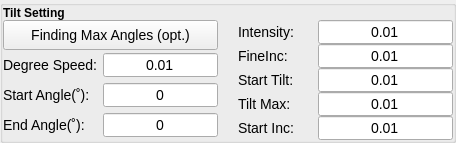
                         <widget class="QGroupBox" name="groupBox_9">
                          <property name="styleSheet">
                           <string notr="true">font-size:14px;
font-weight:100;</string>
                          </property>
                          <property name="title">
                           <string/>
                          </property>
                          <layout class="QVBoxLayout" name="verticalLayout_17" stretch="0,0">
                           <property name="spacing">
                            <number>0</number>
                           </property>
                           <property name="leftMargin">
                            <number>0</number>
                           </property>
                           <property name="topMargin">
                            <number>0</number>
                           </property>
                           <property name="rightMargin">
                            <number>0</number>
                           </property>
                           <property name="bottomMargin">
                            <number>0</number>
                           </property>
                           <item>
                            <widget class="QLabel" name="title_2">
                             <property name="styleSheet">
                              <string notr="true">    font-weight: bold;
	font-size: 9pt</string>
                             </property>
                             <property name="text">
                              <string>Tilt Setting</string>
                             </property>
                            </widget>
                           </item>
                           <item>
                            <layout class="QVBoxLayout" name="verticalLayout_10" stretch="3">
                             <item>
                              <layout class="QVBoxLayout" name="verticalLayout_9" stretch="0">
                               <item>
                                <layout class="QHBoxLayout" name="horizontalLayout_47" stretch="1,1">
                                 <property name="spacing">
                                  <number>20</number>
                                 </property>
                                 <item>
                                  <layout class="QVBoxLayout" name="verticalLayout_20">
                                   <property name="spacing">
                                    <number>0</number>
                                   </property>
                                   <property name="rightMargin">
                                    <number>0</number>
                                   </property>
                                   <item>
                                    <widget class="QPushButton" name="pushButton_findangle">
                                     <property name="sizePolicy">
                                      <sizepolicy hsizetype="Minimum" vsizetype="Expanding">
                                       <horstretch>0</horstretch>
                                       <verstretch>0</verstretch>
                                      </sizepolicy>
                                     </property>
                                     <property name="maximumSize">
                                      <size>
                                       <width>16777215</width>
                                       <height>100</height>
                                      </size>
                                     </property>
                                     <property name="styleSheet">
                                      <string notr="true"/>
                                     </property>
                                     <property name="text">
                                      <string>Finding Max Angles (opt.)</string>
                                     </property>
                                    </widget>
                                   </item>
                                   <item>
                                    <layout class="QHBoxLayout" name="horizontalLayout_41">
                                     <property name="spacing">
                                      <number>0</number>
                                     </property>
                                     <item>
                                      <widget class="QLabel" name="label_23">
                                       <property name="sizePolicy">
                                        <sizepolicy hsizetype="Preferred" vsizetype="Expanding">
                                         <horstretch>0</horstretch>
                                         <verstretch>0</verstretch>
                                        </sizepolicy>
                                       </property>
                                       <property name="minimumSize">
                                        <size>
                                         <width>100</width>
                                         <height>0</height>
                                        </size>
                                       </property>
                                       <property name="styleSheet">
                                        <string notr="true"/>
                                       </property>
                                       <property name="text">
                                        <string>Degree Speed:</string>
                                       </property>
                                      </widget>
                                     </item>
                                     <item>
                                      <widget class="QLineEdit" name="lineEdit_tiltspeed">
                                       <property name="text">
                                        <string>0.01</string>
                                       </property>
                                       <property name="alignment">
                                        <set>Qt::AlignCenter</set>
                                       </property>
                                      </widget>
                                     </item>
                                    </layout>
                                   </item>
                                   <item>
                                    <layout class="QHBoxLayout" name="horizontalLayout_39">
                                     <property name="spacing">
                                      <number>0</number>
                                     </property>
                                     <item>
                                      <widget class="QLabel" name="label_19">
                                       <property name="sizePolicy">
                                        <sizepolicy hsizetype="Preferred" vsizetype="Expanding">
                                         <horstretch>0</horstretch>
                                         <verstretch>0</verstretch>
                                        </sizepolicy>
                                       </property>
                                       <property name="minimumSize">
                                        <size>
                                         <width>100</width>
                                         <height>0</height>
                                        </size>
                                       </property>
                                       <property name="styleSheet">
                                        <string notr="true"/>
                                       </property>
                                       <property name="text">
                                        <string>Start Angle(˚):</string>
                                       </property>
                                      </widget>
                                     </item>
                                     <item>
                                      <widget class="QLineEdit" name="lineEdit_startangle">
                                       <property name="text">
                                        <string>0</string>
                                       </property>
                                       <property name="alignment">
                                        <set>Qt::AlignCenter</set>
                                       </property>
                                      </widget>
                                     </item>
                                    </layout>
                                   </item>
                                   <item>
                                    <layout class="QHBoxLayout" name="horizontalLayout_40">
                                     <property name="spacing">
                                      <number>0</number>
                                     </property>
                                     <item>
                                      <widget class="QLabel" name="label_22">
                                       <property name="sizePolicy">
                                        <sizepolicy hsizetype="Preferred" vsizetype="Expanding">
                                         <horstretch>0</horstretch>
                                         <verstretch>0</verstretch>
                                        </sizepolicy>
                                       </property>
                                       <property name="minimumSize">
                                        <size>
                                         <width>100</width>
                                         <height>0</height>
                                        </size>
                                       </property>
                                       <property name="styleSheet">
                                        <string notr="true"/>
                                       </property>
                                       <property name="text">
                                        <string>End Angle(˚):</string>
                                       </property>
                                      </widget>
                                     </item>
                                     <item>
                                      <widget class="QLineEdit" name="lineEdit_endangle">
                                       <property name="text">
                                        <string>0</string>
                                       </property>
                                       <property name="alignment">
                                        <set>Qt::AlignCenter</set>
                                       </property>
                                      </widget>
                                     </item>
                                    </layout>
                                   </item>
                                  </layout>
                                 </item>
                                 <item>
                                  <layout class="QVBoxLayout" name="verticalLayout_21">
                                   <property name="spacing">
                                    <number>0</number>
                                   </property>
                                   <item>
                                    <layout class="QHBoxLayout" name="horizontalLayout_42">
                                     <property name="spacing">
                                      <number>0</number>
                                     </property>
                                     <item>
                                      <widget class="QLabel" name="label_24">
                                       <property name="sizePolicy">
                                        <sizepolicy hsizetype="Fixed" vsizetype="Expanding">
                                         <horstretch>0</horstretch>
                                         <verstretch>0</verstretch>
                                        </sizepolicy>
                                       </property>
                                       <property name="minimumSize">
                                        <size>
                                         <width>80</width>
                                         <height>0</height>
                                        </size>
                                       </property>
                                       <property name="styleSheet">
                                        <string notr="true">font-size:14px;</string>
                                       </property>
                                       <property name="text">
                                        <string>Intensity:</string>
                                       </property>
                                      </widget>
                                     </item>
                                     <item>
                                      <widget class="QLineEdit" name="lineEdit_tiltspeed_2">
                                       <property name="text">
                                        <string>0.01</string>
                                       </property>
                                       <property name="alignment">
                                        <set>Qt::AlignCenter</set>
                                       </property>
                                      </widget>
                                     </item>
                                    </layout>
                                   </item>
                                   <item>
                                    <layout class="QHBoxLayout" name="horizontalLayout_43">
                                     <property name="spacing">
                                      <number>0</number>
                                     </property>
                                     <item>
                                      <widget class="QLabel" name="label_25">
                                       <property name="sizePolicy">
                                        <sizepolicy hsizetype="Preferred" vsizetype="Expanding">
                                         <horstretch>0</horstretch>
                                         <verstretch>0</verstretch>
                                        </sizepolicy>
                                       </property>
                                       <property name="minimumSize">
                                        <size>
                                         <width>80</width>
                                         <height>0</height>
                                        </size>
                                       </property>
                                       <property name="text">
                                        <string>FineInc:</string>
                                       </property>
                                      </widget>
                                     </item>
                                     <item>
                                      <widget class="QLineEdit" name="lineEdit_tiltspeed_3">
                                       <property name="text">
                                        <string>0.01</string>
                                       </property>
                                       <property name="alignment">
                                        <set>Qt::AlignCenter</set>
                                       </property>
                                      </widget>
                                     </item>
                                    </layout>
                                   </item>
                                   <item>
                                    <layout class="QHBoxLayout" name="horizontalLayout_44">
                                     <property name="spacing">
                                      <number>0</number>
                                     </property>
                                     <item>
                                      <widget class="QLabel" name="label_27">
                                       <property name="sizePolicy">
                                        <sizepolicy hsizetype="Preferred" vsizetype="Expanding">
                                         <horstretch>0</horstretch>
                                         <verstretch>0</verstretch>
                                        </sizepolicy>
                                       </property>
                                       <property name="minimumSize">
                                        <size>
                                         <width>80</width>
                                         <height>0</height>
                                        </size>
                                       </property>
                                       <property name="text">
                                        <string>Start Tilt:</string>
                                       </property>
                                      </widget>
                                     </item>
                                     <item>
                                      <widget class="QLineEdit" name="lineEdit_tiltspeed_4">
                                       <property name="text">
                                        <string>0.01</string>
                                       </property>
                                       <property name="alignment">
                                        <set>Qt::AlignCenter</set>
                                       </property>
                                      </widget>
                                     </item>
                                    </layout>
                                   </item>
                                   <item>
                                    <layout class="QHBoxLayout" name="horizontalLayout_45">
                                     <property name="spacing">
                                      <number>0</number>
                                     </property>
                                     <item>
                                      <widget class="QLabel" name="label_33">
                                       <property name="sizePolicy">
                                        <sizepolicy hsizetype="Preferred" vsizetype="Expanding">
                                         <horstretch>0</horstretch>
                                         <verstretch>0</verstretch>
                                        </sizepolicy>
                                       </property>
                                       <property name="minimumSize">
                                        <size>
                                         <width>80</width>
                                         <height>0</height>
                                        </size>
                                       </property>
                                       <property name="text">
                                        <string>Tilt Max:</string>
                                       </property>
                                      </widget>
                                     </item>
                                     <item>
                                      <widget class="QLineEdit" name="lineEdit_tiltspeed_5">
                                       <property name="text">
                                        <string>0.01</string>
                                       </property>
                                       <property name="alignment">
                                        <set>Qt::AlignCenter</set>
                                       </property>
                                      </widget>
                                     </item>
                                    </layout>
                                   </item>
                                   <item>
                                    <layout class="QHBoxLayout" name="horizontalLayout_46">
                                     <property name="spacing">
                                      <number>0</number>
                                     </property>
                                     <item>
                                      <widget class="QLabel" name="label_34">
                                       <property name="sizePolicy">
                                        <sizepolicy hsizetype="Preferred" vsizetype="Expanding">
                                         <horstretch>0</horstretch>
                                         <verstretch>0</verstretch>
                                        </sizepolicy>
                                       </property>
                                       <property name="minimumSize">
                                        <size>
                                         <width>80</width>
                                         <height>0</height>
                                        </size>
                                       </property>
                                       <property name="text">
                                        <string>Start Inc:</string>
                                       </property>
                                      </widget>
                                     </item>
                                     <item>
                                      <widget class="QLineEdit" name="lineEdit_tiltspeed_6">
                                       <property name="text">
                                        <string>0.01</string>
                                       </property>
                                       <property name="alignment">
                                        <set>Qt::AlignCenter</set>
                                       </property>
                                      </widget>
                                     </item>
                                    </layout>
                                   </item>
                                  </layout>
                                 </item>
                                </layout>
                               </item>
                              </layout>
                             </item>
                            </layout>
                           </item>
                          </layout>
                         </widget>
